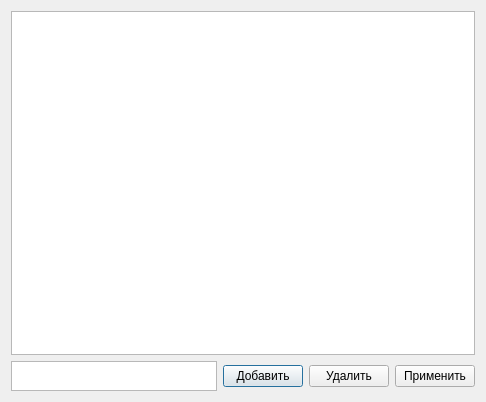
<?xml version="1.0" encoding="UTF-8"?>
<ui version="4.0">
 <class>ChooseForm</class>
 <widget class="QDialog" name="ChooseForm">
  <property name="geometry">
   <rect>
    <x>0</x>
    <y>0</y>
    <width>486</width>
    <height>402</height>
   </rect>
  </property>
  <property name="windowTitle">
   <string>Dialog</string>
  </property>
  <layout class="QVBoxLayout" name="verticalLayout" stretch="10,1">
   <item>
    <widget class="QListWidget" name="listWidget"/>
   </item>
   <item>
    <layout class="QHBoxLayout" name="horizontalLayout">
     <item>
      <widget class="QTextEdit" name="textEdit">
       <property name="maximumSize">
        <size>
         <width>16777215</width>
         <height>30</height>
        </size>
       </property>
      </widget>
     </item>
     <item>
      <widget class="QPushButton" name="pushButton">
       <property name="text">
        <string>Добавить</string>
       </property>
      </widget>
     </item>
     <item>
      <widget class="QPushButton" name="pushButton_2">
       <property name="text">
        <string>Удалить</string>
       </property>
      </widget>
     </item>
     <item>
      <widget class="QPushButton" name="pushButton_3">
       <property name="text">
        <string>Применить</string>
       </property>
      </widget>
     </item>
    </layout>
   </item>
  </layout>
 </widget>
 <resources/>
 <connections/>
</ui>
